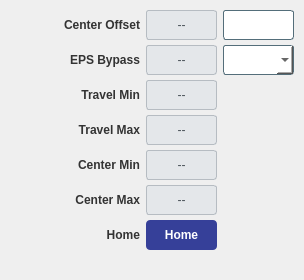
<widget class="QWidget" name="tab_33"><attribute name="title"><string>X-axis</string></attribute><layout class="QVBoxLayout" name="tv_53"><property name="spacing"><number>8</number></property><property name="leftMargin"><number>10</number></property><property name="topMargin"><number>10</number></property><property name="rightMargin"><number>10</number></property><property name="bottomMargin"><number>10</number></property><item><layout class="QGridLayout" name="grid_51"><property name="horizontalSpacing"><number>6</number></property><property name="verticalSpacing"><number>5</number></property><item row="0" column="0"><widget class="QLabel" name="lbl_34"><property name="styleSheet"><string notr="true">color: #333; font-weight: bold;</string></property><property name="minimumSize"><size><width>130</width><height>30</height></size></property><property name="text"><string>Center Offset</string></property><property name="alignment"><set>Qt::AlignRight|Qt::AlignVCenter</set></property></widget></item><item row="0" column="1"><widget class="PyDMLabel" name="rb_35"><property name="minimumSize"><size><width>0</width><height>30</height></size></property><property name="sizePolicy"><sizepolicy hsizetype="Expanding" vsizetype="Fixed"><horstretch>1</horstretch><verstretch>0</verstretch></sizepolicy></property><property name="styleSheet"><string notr="true">background-color: #e4e7ea; color: #4a5259; border: 1px solid #b6bcc2; border-radius: 3px;</string></property><property name="alignment"><set>Qt::AlignCenter</set></property><property name="text"><string>--</string></property><property name="channel" stdset="0"><string>ca://${prefix}:MMS:02:fXCenterOffset_RBV</string></property></widget></item><item row="0" column="2"><widget class="PyDMLineEdit" name="set_36"><property name="minimumSize"><size><width>0</width><height>30</height></size></property><property name="sizePolicy"><sizepolicy hsizetype="Expanding" vsizetype="Fixed"><horstretch>1</horstretch><verstretch>0</verstretch></sizepolicy></property><property name="styleSheet"><string notr="true">background-color: #ffffff; color: #0c0c0c; border: 1px solid #546e7a; border-radius: 3px;</string></property><property name="alignment"><set>Qt::AlignCenter</set></property><property name="channel" stdset="0"><string>ca://${prefix}:MMS:02:fXCenterOffset</string></property></widget></item><item row="1" column="0"><widget class="QLabel" name="lbl_37"><property name="styleSheet"><string notr="true">color: #333; font-weight: bold;</string></property><property name="minimumSize"><size><width>130</width><height>30</height></size></property><property name="text"><string>EPS Bypass</string></property><property name="alignment"><set>Qt::AlignRight|Qt::AlignVCenter</set></property></widget></item><item row="1" column="1"><widget class="PyDMLabel" name="rb_38"><property name="minimumSize"><size><width>0</width><height>30</height></size></property><property name="sizePolicy"><sizepolicy hsizetype="Expanding" vsizetype="Fixed"><horstretch>1</horstretch><verstretch>0</verstretch></sizepolicy></property><property name="styleSheet"><string notr="true">background-color: #e4e7ea; color: #4a5259; border: 1px solid #b6bcc2; border-radius: 3px;</string></property><property name="alignment"><set>Qt::AlignCenter</set></property><property name="text"><string>--</string></property><property name="channel" stdset="0"><string>ca://${prefix}:MMS:02:bXEpsBypass_RBV</string></property></widget></item><item row="1" column="2"><widget class="PyDMEnumComboBox" name="cmb_39"><property name="minimumSize"><size><width>0</width><height>30</height></size></property><property name="sizePolicy"><sizepolicy hsizetype="Expanding" vsizetype="Fixed"><horstretch>1</horstretch><verstretch>0</verstretch></sizepolicy></property><property name="styleSheet"><string notr="true">background-color: #ffffff; color: #0c0c0c; border: 1px solid #546e7a; border-radius: 3px;</string></property><property name="channel" stdset="0"><string>ca://${prefix}:MMS:02:bXEpsBypass</string></property></widget></item><item row="2" column="0"><widget class="QLabel" name="lbl_40"><property name="styleSheet"><string notr="true">color: #333; font-weight: bold;</string></property><property name="minimumSize"><size><width>130</width><height>30</height></size></property><property name="text"><string>Travel Min</string></property><property name="alignment"><set>Qt::AlignRight|Qt::AlignVCenter</set></property></widget></item><item row="2" column="1"><widget class="PyDMLabel" name="rb_41"><property name="minimumSize"><size><width>0</width><height>30</height></size></property><property name="sizePolicy"><sizepolicy hsizetype="Expanding" vsizetype="Fixed"><horstretch>1</horstretch><verstretch>0</verstretch></sizepolicy></property><property name="styleSheet"><string notr="true">background-color: #e4e7ea; color: #4a5259; border: 1px solid #b6bcc2; border-radius: 3px;</string></property><property name="alignment"><set>Qt::AlignCenter</set></property><property name="text"><string>--</string></property><property name="channel" stdset="0"><string>ca://${prefix}:MMS:02:fXLimMin_RBV</string></property></widget></item><item row="3" column="0"><widget class="QLabel" name="lbl_42"><property name="styleSheet"><string notr="true">color: #333; font-weight: bold;</string></property><property name="minimumSize"><size><width>130</width><height>30</height></size></property><property name="text"><string>Travel Max</string></property><property name="alignment"><set>Qt::AlignRight|Qt::AlignVCenter</set></property></widget></item><item row="3" column="1"><widget class="PyDMLabel" name="rb_43"><property name="minimumSize"><size><width>0</width><height>30</height></size></property><property name="sizePolicy"><sizepolicy hsizetype="Expanding" vsizetype="Fixed"><horstretch>1</horstretch><verstretch>0</verstretch></sizepolicy></property><property name="styleSheet"><string notr="true">background-color: #e4e7ea; color: #4a5259; border: 1px solid #b6bcc2; border-radius: 3px;</string></property><property name="alignment"><set>Qt::AlignCenter</set></property><property name="text"><string>--</string></property><property name="channel" stdset="0"><string>ca://${prefix}:MMS:02:fXLimMax_RBV</string></property></widget></item><item row="4" column="0"><widget class="QLabel" name="lbl_44"><property name="styleSheet"><string notr="true">color: #333; font-weight: bold;</string></property><property name="minimumSize"><size><width>130</width><height>30</height></size></property><property name="text"><string>Center Min</string></property><property name="alignment"><set>Qt::AlignRight|Qt::AlignVCenter</set></property></widget></item><item row="4" column="1"><widget class="PyDMLabel" name="rb_45"><property name="minimumSize"><size><width>0</width><height>30</height></size></property><property name="sizePolicy"><sizepolicy hsizetype="Expanding" vsizetype="Fixed"><horstretch>1</horstretch><verstretch>0</verstretch></sizepolicy></property><property name="styleSheet"><string notr="true">background-color: #e4e7ea; color: #4a5259; border: 1px solid #b6bcc2; border-radius: 3px;</string></property><property name="alignment"><set>Qt::AlignCenter</set></property><property name="text"><string>--</string></property><property name="channel" stdset="0"><string>ca://${prefix}:MMS:02:fXCenterLimMin_RBV</string></property></widget></item><item row="5" column="0"><widget class="QLabel" name="lbl_46"><property name="styleSheet"><string notr="true">color: #333; font-weight: bold;</string></property><property name="minimumSize"><size><width>130</width><height>30</height></size></property><property name="text"><string>Center Max</string></property><property name="alignment"><set>Qt::AlignRight|Qt::AlignVCenter</set></property></widget></item><item row="5" column="1"><widget class="PyDMLabel" name="rb_47"><property name="minimumSize"><size><width>0</width><height>30</height></size></property><property name="sizePolicy"><sizepolicy hsizetype="Expanding" vsizetype="Fixed"><horstretch>1</horstretch><verstretch>0</verstretch></sizepolicy></property><property name="styleSheet"><string notr="true">background-color: #e4e7ea; color: #4a5259; border: 1px solid #b6bcc2; border-radius: 3px;</string></property><property name="alignment"><set>Qt::AlignCenter</set></property><property name="text"><string>--</string></property><property name="channel" stdset="0"><string>ca://${prefix}:MMS:02:fXCenterLimMax_RBV</string></property></widget></item><item row="6" column="0"><widget class="QLabel" name="lbl_48"><property name="styleSheet"><string notr="true">color: #333; font-weight: bold;</string></property><property name="minimumSize"><size><width>130</width><height>30</height></size></property><property name="text"><string>Home</string></property><property name="alignment"><set>Qt::AlignRight|Qt::AlignVCenter</set></property></widget></item><item row="6" column="1"><widget class="PyDMPushButton" name="btn_49"><property name="minimumSize"><size><width>0</width><height>30</height></size></property><property name="styleSheet"><string notr="true">QPushButton { color: white; background-color: rgb(54,64,153); font-weight: bold; border-radius: 4px; } QPushButton:hover { background-color: #21618C; }</string></property><property name="text"><string>Home</string></property><property name="channel" stdset="0"><string>ca://${prefix}:MMS:02.HOMR</string></property><property name="pressValue" stdset="0"><string>1</string></property><property name="showConfirmDialog" stdset="0"><bool>true</bool></property><property name="confirmMessage" stdset="0"><string>Proceed with Home?</string></property></widget></item><item row="6" column="2"><widget class="PyDMByteIndicator" name="byte_50"><property name="minimumSize"><size><width>20</width><height>20</height></size></property><property name="channel" stdset="0"><string>ca://${prefix}:MMS:02:bCentered_RBV</string></property><property name="showLabels" stdset="0"><bool>false</bool></property><property name="circles" stdset="0"><bool>true</bool></property><property name="numBits" stdset="0"><number>1</number></property></widget></item></layout></item><item><spacer name="vs_52"><property name="orientation"><enum>Qt::Vertical</enum></property><property name="sizeHint" stdset="0"><size><width>20</width><height>20</height></size></property></spacer></item></layout></widget>
